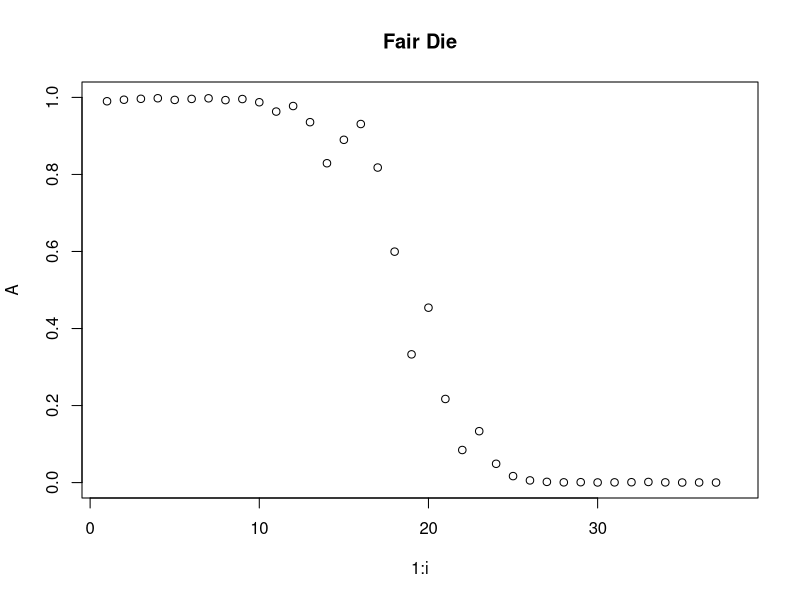
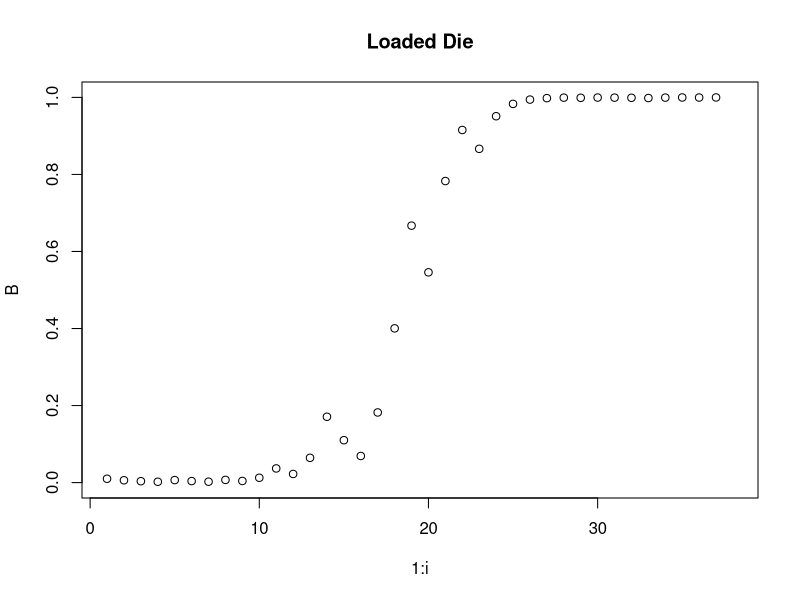

Reproduce these figures in R, in order. (Note: a time limit stopped this script after it produced the figures.)

#######################################################Questions 1##################################################

#likelihood 
#infected <- c(.91,.09)
#notInfected <- c(.16,.84)
#Function to create a data list given a 
getData <-  function(likelihood, numPoints)
{
  d <- vector(mode="integer",length=numPoints)
  for(i in 1:numPoints)
  {
    if(runif(1) <= likelihood[1])
    {
      d[i] <- 1
    }
    else
    {
      d[i] <- 2
    }
    
  }
  return(d)
}  

#getData(infected,50)
#data <- getData(infected,50)

############################*Variables to change*##################################################
#prior
#(Fair|Loaded) 
prior <- c(.99,.01)
#likelihood  
A_likelihood <- c(1/6,1/6,1/6,1/6,1/6,1/6)
B_likelihood <- c(1/10,1/10,1/10,1/10,1/10,5/10)
#data rolls given 
data<-c(2,3,2,6,3,5,6,2,6,6,2,6,6,2,3,6,6,6,5,6,6,5,6,6,6,6,6,4,6,3,3,3,6,6,5,6,6)
##################################################################################################
A <-  vector()
B <-  vector()
x <- 0
y <- 0
titleStr <- ""

for(i in 1:length(data))
{
  
  A[i] <- prior[1]
  B[i] <- prior[2]
  marginal <- prior[1] * A_likelihood[data[i]] + prior[2]*B_likelihood[data[i]]
  #print(marginal)
  prior[1] <- prior[1] * A_likelihood[data[i]] / marginal
  prior[2] <- prior[2] * B_likelihood[data[i]] / marginal
  
  
  #titleStr <-  paste(titleStr, data[i], sep="")
  #plot(1:i, A, main=titleStr, ylim=c(0,1), xlim=c(1,length(data)+1))
  #plot(1:i, B, main=titleStr, ylim=c(0,1), xlim=c(1,length(data)+1))
}

titleStr="Fair Die"
plot(1:i, A, main=titleStr, ylim=c(0,1), xlim=c(1,length(data)+1))

titleStr="Loaded Die"
plot(1:i, B, main=titleStr, ylim=c(0,1), xlim=c(1,length(data)+1))

################################################Question 2##########################################################

#Prior
#priorA <- .99
#priorB <- .01


# p(positive) , p(negative)
likelihoodA <- c(1/6,1/6,1/6,1/6,1/6,1/6)
likelihoodB<- c( 1/10, 1/10, 1/10, 1/10, 1/10, 5/10)

#generate data  
getDataFromLikelihood <- function( likelihood, numPoints) 
{
  d <- vector(mode="integer", length=numPoints);
  myprobs <- c( 1/10, 1/10, 1/10, 1/10, 1/10, 5/10)
    
  #set.seed(1)
  d <- sample(1:6, size = numPoints, replace = TRUE, prob = likelihood)
  #plotting distribution
  #barplot(table(d))
  
  
  return(d)
}

print(data)
numTests <- 1:100
numSimulationsPerCycle <- 10000

averagePosteriorValue <- c(length=length(numTests))
estimatedPower<- c(length=length(numTests))

for( i in numTests ) 
{
  posteriorValues <- c(length=numSimulationsPerCycle)
  
  for( j in 1:numSimulationsPerCycle  ) 
  {
    # reset our prior each time  
    probA <-  c(.99,.01)
    
    data <- getDataFromLikelihood( likelihoodB, numTests[i])
    
    for( k in 1:length(data))
    {
      denom <- probA[1] * likelihoodA[data[i]] + probA[2] * likelihoodB[data[k]];
     
      probA[1] = probA[1] * likelihoodA[data[k]] / denom;
      probA[2] = probA[2] * likelihoodB[data[k]] / denom;
     
    }
    #*change this*
    posteriorValues[j] = probA[2]	
  }
  
  averagePosteriorValue[i] = mean(posteriorValues)
  #is this correct?
  estimatedPower[i] <- sum(posteriorValues >= 1-0.001  ) / numSimulationsPerCycle 
}


plot(numTests, log10(1-averagePosteriorValue))
lines( numTests, rep(log10(.05),length(numTests)),col="red")


plot( numTests, estimatedPower)

################################################Question 3##########################################################
probs <- seq(0,1,0.001)

plot(probs, dbeta(probs,6,6),col = "red")
lines(probs, dbeta(probs,1,1),col = "green")


#One with 1 heads and 1 tail as additional observations.
plot(probs, dbeta(probs,1,1))

#One with 400 heads and 400 tails as additional observations.
plot(probs, dbeta(probs,401,401))

# alpha and beta prior variables
alpha <- 1
beta <- 1
theta <- 0.5

seqs <- seq(0,1,0.001)

plot(seqs,dbeta(seqs,alpha,beta))

flips <- ""

for( i in 1:2 ) 
{
  flip = ifelse( runif(1) <= theta , "H", "T" );
  
  flips <- paste(flips, flip, sep="" )
  
  if( flip == "H")
  { 
    alpha <- alpha + 1;
  }
  else if ( flip == "T" ) 
  {
    beta <-beta + 1;
  }
  else 
  {
    stop("logic error")
  }
  
  title <- paste('Flip ', i, ' with p(head) =', theta, '\n', flips,"\n", "alpha=",alpha,"beta=",beta)
  plot(seqs,dbeta(seqs,alpha,beta), main = title)
  Sys.sleep(0.3);
}
